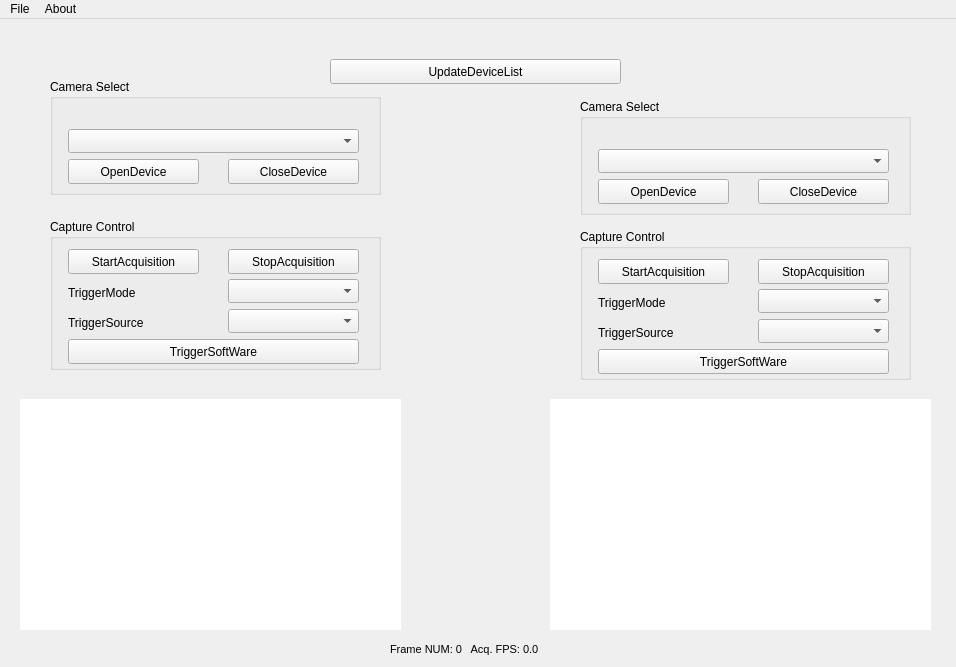
<?xml version="1.0" encoding="UTF-8"?>
<ui version="4.0">
 <class>CGxViewer</class>
 <widget class="QMainWindow" name="CGxViewer">
  <property name="windowModality">
   <enum>Qt::WindowModal</enum>
  </property>
  <property name="enabled">
   <bool>true</bool>
  </property>
  <property name="geometry">
   <rect>
    <x>0</x>
    <y>0</y>
    <width>956</width>
    <height>667</height>
   </rect>
  </property>
  <property name="sizePolicy">
   <sizepolicy hsizetype="Fixed" vsizetype="Fixed">
    <horstretch>0</horstretch>
    <verstretch>0</verstretch>
   </sizepolicy>
  </property>
  <property name="focusPolicy">
   <enum>Qt::NoFocus</enum>
  </property>
  <property name="windowTitle">
   <string>GxViewer</string>
  </property>
  <property name="toolTip">
   <string/>
  </property>
  <property name="animated">
   <bool>true</bool>
  </property>
  <widget class="QWidget" name="centralWidget">
   <widget class="QLabel" name="ImageLabel">
    <property name="geometry">
     <rect>
      <x>20</x>
      <y>380</y>
      <width>381</width>
      <height>231</height>
     </rect>
    </property>
    <property name="palette">
     <palette>
      <active>
       <colorrole role="WindowText">
        <brush brushstyle="SolidPattern">
         <color alpha="255">
          <red>0</red>
          <green>0</green>
          <blue>0</blue>
         </color>
        </brush>
       </colorrole>
       <colorrole role="Button">
        <brush brushstyle="SolidPattern">
         <color alpha="255">
          <red>255</red>
          <green>255</green>
          <blue>255</blue>
         </color>
        </brush>
       </colorrole>
       <colorrole role="Light">
        <brush brushstyle="SolidPattern">
         <color alpha="255">
          <red>255</red>
          <green>255</green>
          <blue>255</blue>
         </color>
        </brush>
       </colorrole>
       <colorrole role="Midlight">
        <brush brushstyle="SolidPattern">
         <color alpha="255">
          <red>255</red>
          <green>255</green>
          <blue>255</blue>
         </color>
        </brush>
       </colorrole>
       <colorrole role="Dark">
        <brush brushstyle="SolidPattern">
         <color alpha="255">
          <red>127</red>
          <green>127</green>
          <blue>127</blue>
         </color>
        </brush>
       </colorrole>
       <colorrole role="Mid">
        <brush brushstyle="SolidPattern">
         <color alpha="255">
          <red>170</red>
          <green>170</green>
          <blue>170</blue>
         </color>
        </brush>
       </colorrole>
       <colorrole role="Text">
        <brush brushstyle="SolidPattern">
         <color alpha="255">
          <red>0</red>
          <green>0</green>
          <blue>0</blue>
         </color>
        </brush>
       </colorrole>
       <colorrole role="BrightText">
        <brush brushstyle="SolidPattern">
         <color alpha="255">
          <red>255</red>
          <green>255</green>
          <blue>255</blue>
         </color>
        </brush>
       </colorrole>
       <colorrole role="ButtonText">
        <brush brushstyle="SolidPattern">
         <color alpha="255">
          <red>0</red>
          <green>0</green>
          <blue>0</blue>
         </color>
        </brush>
       </colorrole>
       <colorrole role="Base">
        <brush brushstyle="SolidPattern">
         <color alpha="255">
          <red>255</red>
          <green>255</green>
          <blue>255</blue>
         </color>
        </brush>
       </colorrole>
       <colorrole role="Window">
        <brush brushstyle="SolidPattern">
         <color alpha="255">
          <red>255</red>
          <green>255</green>
          <blue>255</blue>
         </color>
        </brush>
       </colorrole>
       <colorrole role="Shadow">
        <brush brushstyle="SolidPattern">
         <color alpha="255">
          <red>0</red>
          <green>0</green>
          <blue>0</blue>
         </color>
        </brush>
       </colorrole>
       <colorrole role="AlternateBase">
        <brush brushstyle="SolidPattern">
         <color alpha="255">
          <red>255</red>
          <green>255</green>
          <blue>255</blue>
         </color>
        </brush>
       </colorrole>
       <colorrole role="ToolTipBase">
        <brush brushstyle="SolidPattern">
         <color alpha="255">
          <red>255</red>
          <green>255</green>
          <blue>220</blue>
         </color>
        </brush>
       </colorrole>
       <colorrole role="ToolTipText">
        <brush brushstyle="SolidPattern">
         <color alpha="255">
          <red>0</red>
          <green>0</green>
          <blue>0</blue>
         </color>
        </brush>
       </colorrole>
       <colorrole role="PlaceholderText">
        <brush brushstyle="NoBrush">
         <color alpha="128">
          <red>0</red>
          <green>0</green>
          <blue>0</blue>
         </color>
        </brush>
       </colorrole>
      </active>
      <inactive>
       <colorrole role="WindowText">
        <brush brushstyle="SolidPattern">
         <color alpha="255">
          <red>0</red>
          <green>0</green>
          <blue>0</blue>
         </color>
        </brush>
       </colorrole>
       <colorrole role="Button">
        <brush brushstyle="SolidPattern">
         <color alpha="255">
          <red>255</red>
          <green>255</green>
          <blue>255</blue>
         </color>
        </brush>
       </colorrole>
       <colorrole role="Light">
        <brush brushstyle="SolidPattern">
         <color alpha="255">
          <red>255</red>
          <green>255</green>
          <blue>255</blue>
         </color>
        </brush>
       </colorrole>
       <colorrole role="Midlight">
        <brush brushstyle="SolidPattern">
         <color alpha="255">
          <red>255</red>
          <green>255</green>
          <blue>255</blue>
         </color>
        </brush>
       </colorrole>
       <colorrole role="Dark">
        <brush brushstyle="SolidPattern">
         <color alpha="255">
          <red>127</red>
          <green>127</green>
          <blue>127</blue>
         </color>
        </brush>
       </colorrole>
       <colorrole role="Mid">
        <brush brushstyle="SolidPattern">
         <color alpha="255">
          <red>170</red>
          <green>170</green>
          <blue>170</blue>
         </color>
        </brush>
       </colorrole>
       <colorrole role="Text">
        <brush brushstyle="SolidPattern">
         <color alpha="255">
          <red>0</red>
          <green>0</green>
          <blue>0</blue>
         </color>
        </brush>
       </colorrole>
       <colorrole role="BrightText">
        <brush brushstyle="SolidPattern">
         <color alpha="255">
          <red>255</red>
          <green>255</green>
          <blue>255</blue>
         </color>
        </brush>
       </colorrole>
       <colorrole role="ButtonText">
        <brush brushstyle="SolidPattern">
         <color alpha="255">
          <red>0</red>
          <green>0</green>
          <blue>0</blue>
         </color>
        </brush>
       </colorrole>
       <colorrole role="Base">
        <brush brushstyle="SolidPattern">
         <color alpha="255">
          <red>255</red>
          <green>255</green>
          <blue>255</blue>
         </color>
        </brush>
       </colorrole>
       <colorrole role="Window">
        <brush brushstyle="SolidPattern">
         <color alpha="255">
          <red>255</red>
          <green>255</green>
          <blue>255</blue>
         </color>
        </brush>
       </colorrole>
       <colorrole role="Shadow">
        <brush brushstyle="SolidPattern">
         <color alpha="255">
          <red>0</red>
          <green>0</green>
          <blue>0</blue>
         </color>
        </brush>
       </colorrole>
       <colorrole role="AlternateBase">
        <brush brushstyle="SolidPattern">
         <color alpha="255">
          <red>255</red>
          <green>255</green>
          <blue>255</blue>
         </color>
        </brush>
       </colorrole>
       <colorrole role="ToolTipBase">
        <brush brushstyle="SolidPattern">
         <color alpha="255">
          <red>255</red>
          <green>255</green>
          <blue>220</blue>
         </color>
        </brush>
       </colorrole>
       <colorrole role="ToolTipText">
        <brush brushstyle="SolidPattern">
         <color alpha="255">
          <red>0</red>
          <green>0</green>
          <blue>0</blue>
         </color>
        </brush>
       </colorrole>
       <colorrole role="PlaceholderText">
        <brush brushstyle="NoBrush">
         <color alpha="128">
          <red>0</red>
          <green>0</green>
          <blue>0</blue>
         </color>
        </brush>
       </colorrole>
      </inactive>
      <disabled>
       <colorrole role="WindowText">
        <brush brushstyle="SolidPattern">
         <color alpha="255">
          <red>127</red>
          <green>127</green>
          <blue>127</blue>
         </color>
        </brush>
       </colorrole>
       <colorrole role="Button">
        <brush brushstyle="SolidPattern">
         <color alpha="255">
          <red>255</red>
          <green>255</green>
          <blue>255</blue>
         </color>
        </brush>
       </colorrole>
       <colorrole role="Light">
        <brush brushstyle="SolidPattern">
         <color alpha="255">
          <red>255</red>
          <green>255</green>
          <blue>255</blue>
         </color>
        </brush>
       </colorrole>
       <colorrole role="Midlight">
        <brush brushstyle="SolidPattern">
         <color alpha="255">
          <red>255</red>
          <green>255</green>
          <blue>255</blue>
         </color>
        </brush>
       </colorrole>
       <colorrole role="Dark">
        <brush brushstyle="SolidPattern">
         <color alpha="255">
          <red>127</red>
          <green>127</green>
          <blue>127</blue>
         </color>
        </brush>
       </colorrole>
       <colorrole role="Mid">
        <brush brushstyle="SolidPattern">
         <color alpha="255">
          <red>170</red>
          <green>170</green>
          <blue>170</blue>
         </color>
        </brush>
       </colorrole>
       <colorrole role="Text">
        <brush brushstyle="SolidPattern">
         <color alpha="255">
          <red>127</red>
          <green>127</green>
          <blue>127</blue>
         </color>
        </brush>
       </colorrole>
       <colorrole role="BrightText">
        <brush brushstyle="SolidPattern">
         <color alpha="255">
          <red>255</red>
          <green>255</green>
          <blue>255</blue>
         </color>
        </brush>
       </colorrole>
       <colorrole role="ButtonText">
        <brush brushstyle="SolidPattern">
         <color alpha="255">
          <red>127</red>
          <green>127</green>
          <blue>127</blue>
         </color>
        </brush>
       </colorrole>
       <colorrole role="Base">
        <brush brushstyle="SolidPattern">
         <color alpha="255">
          <red>255</red>
          <green>255</green>
          <blue>255</blue>
         </color>
        </brush>
       </colorrole>
       <colorrole role="Window">
        <brush brushstyle="SolidPattern">
         <color alpha="255">
          <red>255</red>
          <green>255</green>
          <blue>255</blue>
         </color>
        </brush>
       </colorrole>
       <colorrole role="Shadow">
        <brush brushstyle="SolidPattern">
         <color alpha="255">
          <red>0</red>
          <green>0</green>
          <blue>0</blue>
         </color>
        </brush>
       </colorrole>
       <colorrole role="AlternateBase">
        <brush brushstyle="SolidPattern">
         <color alpha="255">
          <red>255</red>
          <green>255</green>
          <blue>255</blue>
         </color>
        </brush>
       </colorrole>
       <colorrole role="ToolTipBase">
        <brush brushstyle="SolidPattern">
         <color alpha="255">
          <red>255</red>
          <green>255</green>
          <blue>220</blue>
         </color>
        </brush>
       </colorrole>
       <colorrole role="ToolTipText">
        <brush brushstyle="SolidPattern">
         <color alpha="255">
          <red>0</red>
          <green>0</green>
          <blue>0</blue>
         </color>
        </brush>
       </colorrole>
       <colorrole role="PlaceholderText">
        <brush brushstyle="NoBrush">
         <color alpha="128">
          <red>0</red>
          <green>0</green>
          <blue>0</blue>
         </color>
        </brush>
       </colorrole>
      </disabled>
     </palette>
    </property>
    <property name="styleSheet">
     <string notr="true">background-color: rgb(255, 255, 255);</string>
    </property>
    <property name="text">
     <string/>
    </property>
   </widget>
   <widget class="QLabel" name="VendorName">
    <property name="geometry">
     <rect>
      <x>22</x>
      <y>8</y>
      <width>170</width>
      <height>16</height>
     </rect>
    </property>
    <property name="font">
     <font>
      <pointsize>8</pointsize>
     </font>
    </property>
    <property name="text">
     <string>&lt;No Device Opened&gt;</string>
    </property>
   </widget>
   <widget class="QLabel" name="AcqFrameRateLabel">
    <property name="geometry">
     <rect>
      <x>390</x>
      <y>620</y>
      <width>211</width>
      <height>20</height>
     </rect>
    </property>
    <property name="font">
     <font>
      <pointsize>8</pointsize>
     </font>
    </property>
    <property name="text">
     <string>Frame NUM: 0   Acq. FPS: 0.0      </string>
    </property>
   </widget>
   <widget class="QGroupBox" name="Camera_Select">
    <property name="geometry">
     <rect>
      <x>50</x>
      <y>60</y>
      <width>331</width>
      <height>116</height>
     </rect>
    </property>
    <property name="title">
     <string>Camera Select</string>
    </property>
    <widget class="QComboBox" name="DeviceList">
     <property name="geometry">
      <rect>
       <x>18</x>
       <y>50</y>
       <width>291</width>
       <height>24</height>
      </rect>
     </property>
     <property name="mouseTracking">
      <bool>false</bool>
     </property>
    </widget>
    <widget class="QPushButton" name="OpenDevice">
     <property name="geometry">
      <rect>
       <x>18</x>
       <y>80</y>
       <width>131</width>
       <height>25</height>
      </rect>
     </property>
     <property name="text">
      <string>OpenDevice</string>
     </property>
    </widget>
    <widget class="QPushButton" name="CloseDevice">
     <property name="geometry">
      <rect>
       <x>178</x>
       <y>80</y>
       <width>131</width>
       <height>25</height>
      </rect>
     </property>
     <property name="text">
      <string>CloseDevice</string>
     </property>
    </widget>
   </widget>
   <widget class="QGroupBox" name="Capture_Control">
    <property name="enabled">
     <bool>true</bool>
    </property>
    <property name="geometry">
     <rect>
      <x>50</x>
      <y>200</y>
      <width>331</width>
      <height>151</height>
     </rect>
    </property>
    <property name="title">
     <string>Capture Control</string>
    </property>
    <widget class="QPushButton" name="StartAcquisition">
     <property name="geometry">
      <rect>
       <x>18</x>
       <y>30</y>
       <width>131</width>
       <height>25</height>
      </rect>
     </property>
     <property name="text">
      <string>StartAcquisition</string>
     </property>
    </widget>
    <widget class="QPushButton" name="StopAcquisition">
     <property name="geometry">
      <rect>
       <x>178</x>
       <y>30</y>
       <width>131</width>
       <height>25</height>
      </rect>
     </property>
     <property name="text">
      <string>StopAcquisition</string>
     </property>
    </widget>
    <widget class="QComboBox" name="TriggerMode">
     <property name="geometry">
      <rect>
       <x>178</x>
       <y>60</y>
       <width>131</width>
       <height>24</height>
      </rect>
     </property>
    </widget>
    <widget class="QComboBox" name="TriggerSource">
     <property name="geometry">
      <rect>
       <x>178</x>
       <y>90</y>
       <width>131</width>
       <height>24</height>
      </rect>
     </property>
    </widget>
    <widget class="QLabel" name="TriggerModeLabel">
     <property name="geometry">
      <rect>
       <x>18</x>
       <y>66</y>
       <width>151</width>
       <height>16</height>
      </rect>
     </property>
     <property name="text">
      <string>TriggerMode</string>
     </property>
    </widget>
    <widget class="QLabel" name="TriggerSourceLabel">
     <property name="geometry">
      <rect>
       <x>18</x>
       <y>96</y>
       <width>151</width>
       <height>16</height>
      </rect>
     </property>
     <property name="text">
      <string>TriggerSource</string>
     </property>
    </widget>
    <widget class="QPushButton" name="TriggerSoftWare">
     <property name="geometry">
      <rect>
       <x>18</x>
       <y>120</y>
       <width>291</width>
       <height>25</height>
      </rect>
     </property>
     <property name="text">
      <string>TriggerSoftWare</string>
     </property>
    </widget>
   </widget>
   <widget class="QLabel" name="ShowFrameRateLabel">
    <property name="geometry">
     <rect>
      <x>550</x>
      <y>514</y>
      <width>101</width>
      <height>20</height>
     </rect>
    </property>
    <property name="font">
     <font>
      <pointsize>8</pointsize>
     </font>
    </property>
    <property name="text">
     <string>Disp. FPS:0.0   </string>
    </property>
   </widget>
   <widget class="QLabel" name="label">
    <property name="geometry">
     <rect>
      <x>1011</x>
      <y>522</y>
      <width>10</width>
      <height>10</height>
     </rect>
    </property>
    <property name="toolTip">
     <string>Have a nice day~</string>
    </property>
    <property name="text">
     <string/>
    </property>
   </widget>
   <widget class="QLabel" name="ModelName">
    <property name="geometry">
     <rect>
      <x>200</x>
      <y>8</y>
      <width>160</width>
      <height>16</height>
     </rect>
    </property>
    <property name="font">
     <font>
      <pointsize>8</pointsize>
     </font>
    </property>
    <property name="text">
     <string/>
    </property>
   </widget>
   <widget class="QLabel" name="SerialNumber">
    <property name="geometry">
     <rect>
      <x>370</x>
      <y>8</y>
      <width>120</width>
      <height>16</height>
     </rect>
    </property>
    <property name="maximumSize">
     <size>
      <width>500</width>
      <height>16</height>
     </size>
    </property>
    <property name="font">
     <font>
      <pointsize>8</pointsize>
     </font>
    </property>
    <property name="text">
     <string/>
    </property>
   </widget>
   <widget class="QLabel" name="DeviceVersion">
    <property name="geometry">
     <rect>
      <x>490</x>
      <y>8</y>
      <width>180</width>
      <height>16</height>
     </rect>
    </property>
    <property name="font">
     <font>
      <pointsize>8</pointsize>
     </font>
    </property>
    <property name="text">
     <string/>
    </property>
   </widget>
   <widget class="QLabel" name="ImageLabel_2">
    <property name="geometry">
     <rect>
      <x>550</x>
      <y>380</y>
      <width>381</width>
      <height>231</height>
     </rect>
    </property>
    <property name="palette">
     <palette>
      <active>
       <colorrole role="WindowText">
        <brush brushstyle="SolidPattern">
         <color alpha="255">
          <red>0</red>
          <green>0</green>
          <blue>0</blue>
         </color>
        </brush>
       </colorrole>
       <colorrole role="Button">
        <brush brushstyle="SolidPattern">
         <color alpha="255">
          <red>255</red>
          <green>255</green>
          <blue>255</blue>
         </color>
        </brush>
       </colorrole>
       <colorrole role="Light">
        <brush brushstyle="SolidPattern">
         <color alpha="255">
          <red>255</red>
          <green>255</green>
          <blue>255</blue>
         </color>
        </brush>
       </colorrole>
       <colorrole role="Midlight">
        <brush brushstyle="SolidPattern">
         <color alpha="255">
          <red>255</red>
          <green>255</green>
          <blue>255</blue>
         </color>
        </brush>
       </colorrole>
       <colorrole role="Dark">
        <brush brushstyle="SolidPattern">
         <color alpha="255">
          <red>127</red>
          <green>127</green>
          <blue>127</blue>
         </color>
        </brush>
       </colorrole>
       <colorrole role="Mid">
        <brush brushstyle="SolidPattern">
         <color alpha="255">
          <red>170</red>
          <green>170</green>
          <blue>170</blue>
         </color>
        </brush>
       </colorrole>
       <colorrole role="Text">
        <brush brushstyle="SolidPattern">
         <color alpha="255">
          <red>0</red>
          <green>0</green>
          <blue>0</blue>
         </color>
        </brush>
       </colorrole>
       <colorrole role="BrightText">
        <brush brushstyle="SolidPattern">
         <color alpha="255">
          <red>255</red>
          <green>255</green>
          <blue>255</blue>
         </color>
        </brush>
       </colorrole>
       <colorrole role="ButtonText">
        <brush brushstyle="SolidPattern">
         <color alpha="255">
          <red>0</red>
          <green>0</green>
          <blue>0</blue>
         </color>
        </brush>
       </colorrole>
       <colorrole role="Base">
        <brush brushstyle="SolidPattern">
         <color alpha="255">
          <red>255</red>
          <green>255</green>
          <blue>255</blue>
         </color>
        </brush>
       </colorrole>
       <colorrole role="Window">
        <brush brushstyle="SolidPattern">
         <color alpha="255">
          <red>255</red>
          <green>255</green>
          <blue>255</blue>
         </color>
        </brush>
       </colorrole>
       <colorrole role="Shadow">
        <brush brushstyle="SolidPattern">
         <color alpha="255">
          <red>0</red>
          <green>0</green>
          <blue>0</blue>
         </color>
        </brush>
       </colorrole>
       <colorrole role="AlternateBase">
        <brush brushstyle="SolidPattern">
         <color alpha="255">
          <red>255</red>
          <green>255</green>
          <blue>255</blue>
         </color>
        </brush>
       </colorrole>
       <colorrole role="ToolTipBase">
        <brush brushstyle="SolidPattern">
         <color alpha="255">
          <red>255</red>
          <green>255</green>
          <blue>220</blue>
         </color>
        </brush>
       </colorrole>
       <colorrole role="ToolTipText">
        <brush brushstyle="SolidPattern">
         <color alpha="255">
          <red>0</red>
          <green>0</green>
          <blue>0</blue>
         </color>
        </brush>
       </colorrole>
       <colorrole role="PlaceholderText">
        <brush brushstyle="NoBrush">
         <color alpha="128">
          <red>0</red>
          <green>0</green>
          <blue>0</blue>
         </color>
        </brush>
       </colorrole>
      </active>
      <inactive>
       <colorrole role="WindowText">
        <brush brushstyle="SolidPattern">
         <color alpha="255">
          <red>0</red>
          <green>0</green>
          <blue>0</blue>
         </color>
        </brush>
       </colorrole>
       <colorrole role="Button">
        <brush brushstyle="SolidPattern">
         <color alpha="255">
          <red>255</red>
          <green>255</green>
          <blue>255</blue>
         </color>
        </brush>
       </colorrole>
       <colorrole role="Light">
        <brush brushstyle="SolidPattern">
         <color alpha="255">
          <red>255</red>
          <green>255</green>
          <blue>255</blue>
         </color>
        </brush>
       </colorrole>
       <colorrole role="Midlight">
        <brush brushstyle="SolidPattern">
         <color alpha="255">
          <red>255</red>
          <green>255</green>
          <blue>255</blue>
         </color>
        </brush>
       </colorrole>
       <colorrole role="Dark">
        <brush brushstyle="SolidPattern">
         <color alpha="255">
          <red>127</red>
          <green>127</green>
          <blue>127</blue>
         </color>
        </brush>
       </colorrole>
       <colorrole role="Mid">
        <brush brushstyle="SolidPattern">
         <color alpha="255">
          <red>170</red>
          <green>170</green>
          <blue>170</blue>
         </color>
        </brush>
       </colorrole>
       <colorrole role="Text">
        <brush brushstyle="SolidPattern">
         <color alpha="255">
          <red>0</red>
          <green>0</green>
          <blue>0</blue>
         </color>
        </brush>
       </colorrole>
       <colorrole role="BrightText">
        <brush brushstyle="SolidPattern">
         <color alpha="255">
          <red>255</red>
          <green>255</green>
          <blue>255</blue>
         </color>
        </brush>
       </colorrole>
       <colorrole role="ButtonText">
        <brush brushstyle="SolidPattern">
         <color alpha="255">
          <red>0</red>
          <green>0</green>
          <blue>0</blue>
         </color>
        </brush>
       </colorrole>
       <colorrole role="Base">
        <brush brushstyle="SolidPattern">
         <color alpha="255">
          <red>255</red>
          <green>255</green>
          <blue>255</blue>
         </color>
        </brush>
       </colorrole>
       <colorrole role="Window">
        <brush brushstyle="SolidPattern">
         <color alpha="255">
          <red>255</red>
          <green>255</green>
          <blue>255</blue>
         </color>
        </brush>
       </colorrole>
       <colorrole role="Shadow">
        <brush brushstyle="SolidPattern">
         <color alpha="255">
          <red>0</red>
          <green>0</green>
          <blue>0</blue>
         </color>
        </brush>
       </colorrole>
       <colorrole role="AlternateBase">
        <brush brushstyle="SolidPattern">
         <color alpha="255">
          <red>255</red>
          <green>255</green>
          <blue>255</blue>
         </color>
        </brush>
       </colorrole>
       <colorrole role="ToolTipBase">
        <brush brushstyle="SolidPattern">
         <color alpha="255">
          <red>255</red>
          <green>255</green>
          <blue>220</blue>
         </color>
        </brush>
       </colorrole>
       <colorrole role="ToolTipText">
        <brush brushstyle="SolidPattern">
         <color alpha="255">
          <red>0</red>
          <green>0</green>
          <blue>0</blue>
         </color>
        </brush>
       </colorrole>
       <colorrole role="PlaceholderText">
        <brush brushstyle="NoBrush">
         <color alpha="128">
          <red>0</red>
          <green>0</green>
          <blue>0</blue>
         </color>
        </brush>
       </colorrole>
      </inactive>
      <disabled>
       <colorrole role="WindowText">
        <brush brushstyle="SolidPattern">
         <color alpha="255">
          <red>127</red>
          <green>127</green>
          <blue>127</blue>
         </color>
        </brush>
       </colorrole>
       <colorrole role="Button">
        <brush brushstyle="SolidPattern">
         <color alpha="255">
          <red>255</red>
          <green>255</green>
          <blue>255</blue>
         </color>
        </brush>
       </colorrole>
       <colorrole role="Light">
        <brush brushstyle="SolidPattern">
         <color alpha="255">
          <red>255</red>
          <green>255</green>
          <blue>255</blue>
         </color>
        </brush>
       </colorrole>
       <colorrole role="Midlight">
        <brush brushstyle="SolidPattern">
         <color alpha="255">
          <red>255</red>
          <green>255</green>
          <blue>255</blue>
         </color>
        </brush>
       </colorrole>
       <colorrole role="Dark">
        <brush brushstyle="SolidPattern">
         <color alpha="255">
          <red>127</red>
          <green>127</green>
          <blue>127</blue>
         </color>
        </brush>
       </colorrole>
       <colorrole role="Mid">
        <brush brushstyle="SolidPattern">
         <color alpha="255">
          <red>170</red>
          <green>170</green>
          <blue>170</blue>
         </color>
        </brush>
       </colorrole>
       <colorrole role="Text">
        <brush brushstyle="SolidPattern">
         <color alpha="255">
          <red>127</red>
          <green>127</green>
          <blue>127</blue>
         </color>
        </brush>
       </colorrole>
       <colorrole role="BrightText">
        <brush brushstyle="SolidPattern">
         <color alpha="255">
          <red>255</red>
          <green>255</green>
          <blue>255</blue>
         </color>
        </brush>
       </colorrole>
       <colorrole role="ButtonText">
        <brush brushstyle="SolidPattern">
         <color alpha="255">
          <red>127</red>
          <green>127</green>
          <blue>127</blue>
         </color>
        </brush>
       </colorrole>
       <colorrole role="Base">
        <brush brushstyle="SolidPattern">
         <color alpha="255">
          <red>255</red>
          <green>255</green>
          <blue>255</blue>
         </color>
        </brush>
       </colorrole>
       <colorrole role="Window">
        <brush brushstyle="SolidPattern">
         <color alpha="255">
          <red>255</red>
          <green>255</green>
          <blue>255</blue>
         </color>
        </brush>
       </colorrole>
       <colorrole role="Shadow">
        <brush brushstyle="SolidPattern">
         <color alpha="255">
          <red>0</red>
          <green>0</green>
          <blue>0</blue>
         </color>
        </brush>
       </colorrole>
       <colorrole role="AlternateBase">
        <brush brushstyle="SolidPattern">
         <color alpha="255">
          <red>255</red>
          <green>255</green>
          <blue>255</blue>
         </color>
        </brush>
       </colorrole>
       <colorrole role="ToolTipBase">
        <brush brushstyle="SolidPattern">
         <color alpha="255">
          <red>255</red>
          <green>255</green>
          <blue>220</blue>
         </color>
        </brush>
       </colorrole>
       <colorrole role="ToolTipText">
        <brush brushstyle="SolidPattern">
         <color alpha="255">
          <red>0</red>
          <green>0</green>
          <blue>0</blue>
         </color>
        </brush>
       </colorrole>
       <colorrole role="PlaceholderText">
        <brush brushstyle="NoBrush">
         <color alpha="128">
          <red>0</red>
          <green>0</green>
          <blue>0</blue>
         </color>
        </brush>
       </colorrole>
      </disabled>
     </palette>
    </property>
    <property name="styleSheet">
     <string notr="true">background-color: rgb(255, 255, 255);</string>
    </property>
    <property name="text">
     <string/>
    </property>
   </widget>
   <widget class="QPushButton" name="UpdateDeviceList">
    <property name="geometry">
     <rect>
      <x>330</x>
      <y>40</y>
      <width>291</width>
      <height>25</height>
     </rect>
    </property>
    <property name="text">
     <string>UpdateDeviceList</string>
    </property>
   </widget>
   <widget class="QGroupBox" name="Capture_Control2">
    <property name="enabled">
     <bool>true</bool>
    </property>
    <property name="geometry">
     <rect>
      <x>580</x>
      <y>210</y>
      <width>331</width>
      <height>151</height>
     </rect>
    </property>
    <property name="title">
     <string>Capture Control</string>
    </property>
    <widget class="QPushButton" name="StartAcquisition2">
     <property name="geometry">
      <rect>
       <x>18</x>
       <y>30</y>
       <width>131</width>
       <height>25</height>
      </rect>
     </property>
     <property name="text">
      <string>StartAcquisition</string>
     </property>
    </widget>
    <widget class="QPushButton" name="StopAcquisition2">
     <property name="geometry">
      <rect>
       <x>178</x>
       <y>30</y>
       <width>131</width>
       <height>25</height>
      </rect>
     </property>
     <property name="text">
      <string>StopAcquisition</string>
     </property>
    </widget>
    <widget class="QComboBox" name="TriggerMode2">
     <property name="geometry">
      <rect>
       <x>178</x>
       <y>60</y>
       <width>131</width>
       <height>24</height>
      </rect>
     </property>
    </widget>
    <widget class="QComboBox" name="TriggerSource2">
     <property name="geometry">
      <rect>
       <x>178</x>
       <y>90</y>
       <width>131</width>
       <height>24</height>
      </rect>
     </property>
    </widget>
    <widget class="QLabel" name="TriggerModeLabel2">
     <property name="geometry">
      <rect>
       <x>18</x>
       <y>66</y>
       <width>151</width>
       <height>16</height>
      </rect>
     </property>
     <property name="text">
      <string>TriggerMode</string>
     </property>
    </widget>
    <widget class="QLabel" name="TriggerSourceLabel2">
     <property name="geometry">
      <rect>
       <x>18</x>
       <y>96</y>
       <width>151</width>
       <height>16</height>
      </rect>
     </property>
     <property name="text">
      <string>TriggerSource</string>
     </property>
    </widget>
    <widget class="QPushButton" name="TriggerSoftWare2">
     <property name="geometry">
      <rect>
       <x>18</x>
       <y>120</y>
       <width>291</width>
       <height>25</height>
      </rect>
     </property>
     <property name="text">
      <string>TriggerSoftWare</string>
     </property>
    </widget>
   </widget>
   <widget class="QGroupBox" name="Camera_Select_2">
    <property name="geometry">
     <rect>
      <x>580</x>
      <y>80</y>
      <width>331</width>
      <height>116</height>
     </rect>
    </property>
    <property name="title">
     <string>Camera Select</string>
    </property>
    <widget class="QComboBox" name="DeviceList2">
     <property name="geometry">
      <rect>
       <x>18</x>
       <y>50</y>
       <width>291</width>
       <height>24</height>
      </rect>
     </property>
     <property name="mouseTracking">
      <bool>false</bool>
     </property>
    </widget>
    <widget class="QPushButton" name="OpenDevice2">
     <property name="geometry">
      <rect>
       <x>18</x>
       <y>80</y>
       <width>131</width>
       <height>25</height>
      </rect>
     </property>
     <property name="text">
      <string>OpenDevice</string>
     </property>
    </widget>
    <widget class="QPushButton" name="CloseDevice2">
     <property name="geometry">
      <rect>
       <x>178</x>
       <y>80</y>
       <width>131</width>
       <height>25</height>
      </rect>
     </property>
     <property name="text">
      <string>CloseDevice</string>
     </property>
    </widget>
   </widget>
   <zorder>Capture_Control</zorder>
   <zorder>ImageLabel</zorder>
   <zorder>VendorName</zorder>
   <zorder>AcqFrameRateLabel</zorder>
   <zorder>Camera_Select</zorder>
   <zorder>ShowFrameRateLabel</zorder>
   <zorder>label</zorder>
   <zorder>ModelName</zorder>
   <zorder>SerialNumber</zorder>
   <zorder>DeviceVersion</zorder>
   <zorder>ImageLabel_2</zorder>
   <zorder>UpdateDeviceList</zorder>
   <zorder>Capture_Control2</zorder>
   <zorder>Camera_Select_2</zorder>
  </widget>
  <widget class="QMenuBar" name="GxViewerMenu">
   <property name="geometry">
    <rect>
     <x>0</x>
     <y>0</y>
     <width>956</width>
     <height>22</height>
    </rect>
   </property>
   <widget class="QMenu" name="menuSaveImage">
    <property name="title">
     <string>File</string>
    </property>
    <addaction name="actionSaveImage"/>
   </widget>
   <widget class="QMenu" name="menuHelp">
    <property name="title">
     <string>About</string>
    </property>
    <addaction name="actionAbout"/>
   </widget>
   <addaction name="menuSaveImage"/>
   <addaction name="menuHelp"/>
  </widget>
  <action name="actionSaveImage">
   <property name="text">
    <string>SaveImage</string>
   </property>
  </action>
  <action name="actionAbout">
   <property name="text">
    <string>About</string>
   </property>
  </action>
 </widget>
 <layoutdefault spacing="6" margin="11"/>
 <tabstops>
  <tabstop>UpdateDeviceList</tabstop>
  <tabstop>DeviceList</tabstop>
  <tabstop>OpenDevice</tabstop>
  <tabstop>CloseDevice</tabstop>
  <tabstop>StartAcquisition</tabstop>
  <tabstop>StopAcquisition</tabstop>
  <tabstop>TriggerMode</tabstop>
  <tabstop>TriggerSource</tabstop>
  <tabstop>TriggerSoftWare</tabstop>
 </tabstops>
 <resources/>
 <connections/>
</ui>
